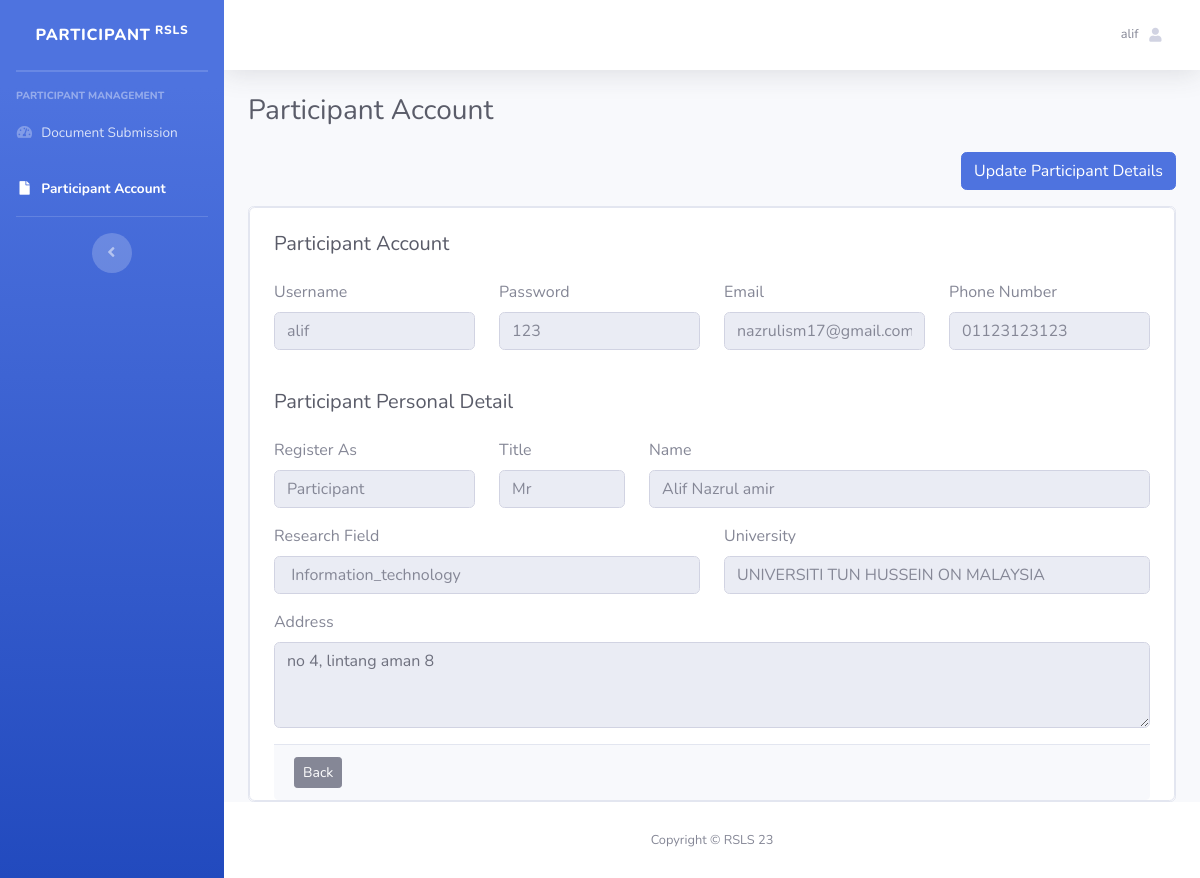
The page /participant/profile.php (signed in) on the database its author committed.
### tables this page shows
CREATE TABLE `registration` (
  `id` int(100) NOT NULL,
  `title` varchar(10) DEFAULT NULL,
  `full_name` varchar(30) DEFAULT NULL,
  `phone_number` varchar(20) DEFAULT NULL,
  `register_as` varchar(20) DEFAULT NULL,
  `address` varchar(50) DEFAULT NULL,
  `university` varchar(50) DEFAULT NULL,
  `research_field` varchar(100) DEFAULT NULL,
  `id_login` int(100) DEFAULT NULL
);

CREATE TABLE `users` (
  `id` int(100) NOT NULL,
  `username` varchar(50) DEFAULT NULL,
  `email` varchar(30) DEFAULT NULL,
  `password` varchar(100) DEFAULT NULL,
  `trn_date` varchar(20) DEFAULT NULL,
  `access_level` varchar(20) DEFAULT NULL
);

### participant/profile.php (the view, shortened to what this page needs)
<?php
require('../db/db_connect.php');
$username = $_SESSION['username'];
$query = "SELECT * FROM users JOIN registration ON users.id = registration.id_login WHERE users.username = '$username'";
$result = mysqli_query($conn,$query) or die(mysqli_connect_error());
$user = mysqli_fetch_assoc($result);
?>
<!DOCTYPE html>
<html lang="en">
<head>
    <link href="vendor/fontawesome-free/css/all.min.css" rel="stylesheet" type="text/css">
    <link href="css/sb-admin-2.min.css" rel="stylesheet">
</head>
<body id="page-top">
    <div id="wrapper">
        <ul class="navbar-nav bg-gradient-primary sidebar sidebar-dark accordion" id="accordionSidebar">
            <a class="sidebar-brand d-flex align-items-center justify-content-center" href="index.php">
                <div class="sidebar-brand-text mx-2">Participant<sup> RSLS</sup></div>
            </a>
            <hr class="sidebar-divider my-0">
            <hr class="sidebar-divider">
            <div class="sidebar-heading">
                Participant Management
            </div>
            <li class="nav-item ">
                <a class="nav-link" href="index.php">
                    <i class="fas fa-fw fa-tachometer-alt"></i>
                    <span>Document Submission</span></a>
            </li>
            <li class="nav-item active">
                <a class="nav-link" href="profile.php">
                    <i class="fas fa-fw fa-file"></i>
                    <span>Participant Account</span></a>
            </li>
            <hr class="sidebar-divider d-none d-md-block">
            <div class="text-center d-none d-md-inline">
                <button class="rounded-circle border-0" id="sidebarToggle"></button>
            </div>
        </ul>
        <div id="content-wrapper" class="d-flex flex-column">
            <div id="content">
                <nav class="navbar navbar-expand navbar-light bg-white topbar mb-4 static-top shadow">
                    <ul class="navbar-nav ml-auto">
                        <li class="nav-item dropdown no-arrow">
                            <a class="nav-link dropdown-toggle" href="#" id="userDropdown" role="button"
                                data-toggle="dropdown" aria-haspopup="true" aria-expanded="false">
                                <span class="mr-2 d-none d-lg-inline text-gray-600 small"> <?php echo $_SESSION['username']; ?></span>
                                <i class="fas fa-user fa-sm fa-fw mr-2 text-gray-400"></i>
                            </a>
                        </li>
                    </ul>
                </nav>
                <div class="container-fluid">
<h1 class="h3 mb-4 text-gray-800">Participant Account</h1>
<div class="text-right">
    <a href="participant_management/updateParticipant.php" class="btn btn-primary mb-3">Update Participant Details</a>
</div>
<div class="card card-outline card-primary">
    <div class=" card card-outline  ">
            <div class="container-fluid">
                <div id="msg"></div> <br>
                <form action="" id="manage-user" method="POST">
                <h1 class="h5 mb-4 text-gray-800">Participant Account</h1>
                    <div class="form-group row">
                        <div class="col-sm-3 mb-3 mb-sm-0">
                            <label for="title">Username</label>
                            <input type="text" class="form-control form-control-user" name="username"id="username" placeholder="<?php echo $user['username']?>" disabled>
                        </div>
                        <div class="col-sm-3">
                            <label for="password">Password</label>
                            <input type="text" class="form-control form-control-user" name="password" id="password" placeholder="<?php echo $user['password']?>" disabled>
                        </div>
                        <div class="col-sm-3">
                            <label for="name">Email</label>
                            <input type="text" class="form-control form-control-user" name="email" id="email" placeholder="<?php echo $user['email']?>" disabled>
                        </div>
                        <div class="col-sm-3 mb-3 mb-sm-0">
                            <label for="title">Phone Number</label>
                            <input type="text" class="form-control form-control-user" name="phone_number"id="phone_number" placeholder="<?php echo $user['phone_number']?>" disabled>
                        </div>
                    </div> <br>
                    <h1 class="h5 mb-4 text-gray-800">Participant Personal Detail</h1>
                    <div class="form-group row">
                        <div class="col-sm-3 mb-3 mb-sm-0">
                            <label for="title">Register As</label>
                            <input type="text" class="form-control form-control-user" name="register_as"id="register_as" placeholder="<?php echo $user['register_as']?>" disabled>
                        </div>
                        <div class="col-sm-2 mb-3 mb-sm-0">
                            <label for="title">Title</label>
                            <input type="text" class="form-control form-control-user" name="title"id="title" placeholder="<?php echo $user['title']?>" disabled>
                        </div>
                        <div class="col-sm-7">
                            <label for="name">Name</label>
                            <input type="text" class="form-control form-control-user" name="full_name" id="full_name" placeholder="<?php echo $user['full_name']?>" disabled>
                        </div>
                    </div>
                    <div class="form-group row">
                        <div class="col-sm-6 mb-3 mb-sm-0">
                            <label for="research_field">Research Field</label>
                            <input type="text" class="form-control form-control-user" name="research_field"id="research_field" placeholder="<?php echo $user['research_field']?>" disabled>
                        </div>
                        <div class="col-sm-6">
                            <label for="university">University</label>
                            <input type="text" class="form-control form-control-user" name="university" id="university" placeholder="<?php echo $user['university']?>" disabled>
                        </div>
                    </div>
                    <div class="form-group">
                        <label for="Address">Address</label>
                        <textarea class="form-control" id="exampleFormControlTextarea1" id="address" name="address" rows="3" disabled><?php echo $user['address']?></textarea>
                    </div>
                    <div class="card-footer">
                        <div class="col-md-12">
                            <div class="row">
                              <a class="btn btn-sm btn-secondary" href="index.php">Back</a>
                            </div>
                        </div>
                    </div>
                </form>
            </div>
        </div>
    </div>
</div>
            </div>
            <footer class="sticky-footer bg-white">
                <div class="container my-auto">
                    <div class="copyright text-center my-auto">
                        <span>Copyright &copy; RSLS 23</span>
                    </div>
                </div>
            </footer>
        </div>
    </div>
</body>
</html>

### rows shown on the page
registration: username "alif", password "123", email "nazrulism17@gmail.com", phone_number "01123123123", register_as "Participant", title "Mr", full_name "Alif Nazrul amir", research_field "Information_technology", university "UNIVERSITI TUN HUSSEIN ON MALAYSIA", address "no 4, lintang aman 8"

### other values the page prints
$_SESSION['username'] "alif"
